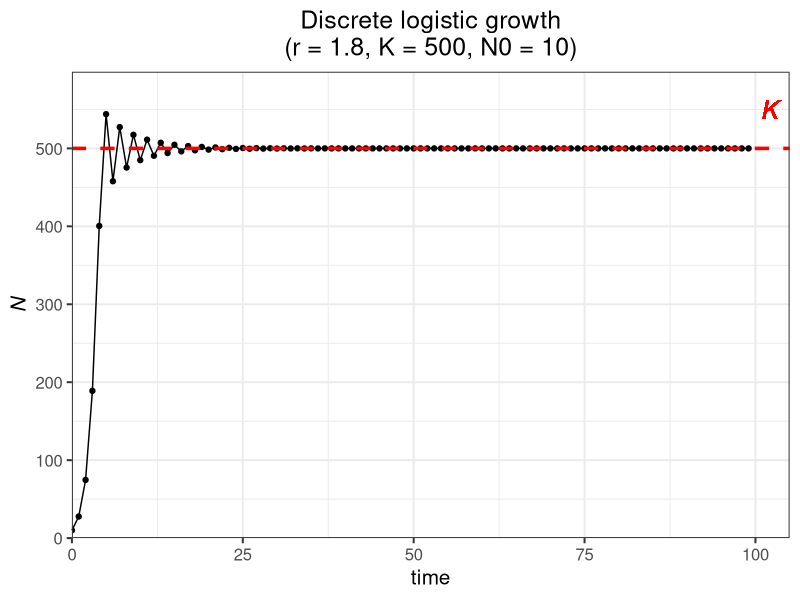
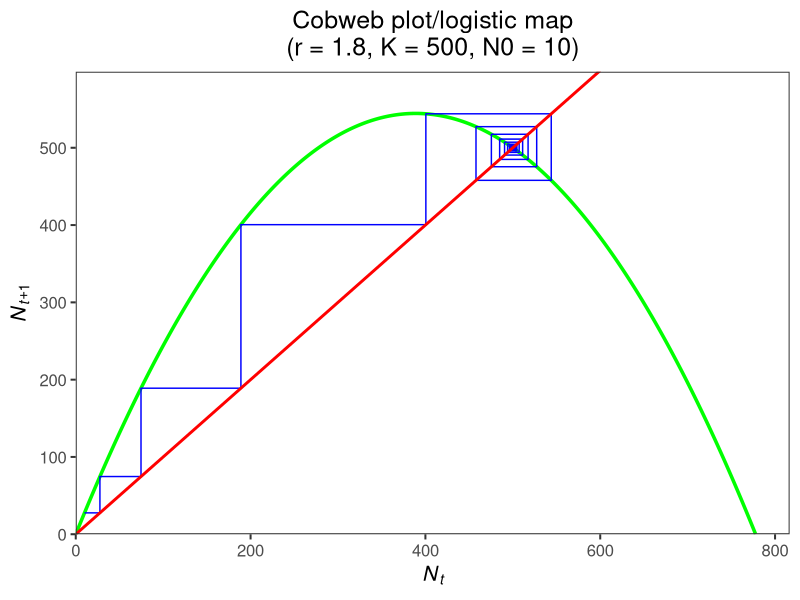

R code for these plots, in order:
## ---- chunk 1
knitr::opts_chunk$set(message = F, 
                      error = F, 
                      warning = F)

## ---- chunk 2
library(tidyverse)

### (1) Set the parameters
r <- 1.8
K <- 500
N0 <- 10
time <- 100

### (2) Define the discrete logistic growth equation
log_fun <- function(r, N, K){N + r*N*(1-N/K)}  

### (3) Use for loop to iterate over the time sequence
pop_size <- numeric(time)
pop_size[1] <- N0

for (i in 2:time) {pop_size[i] <- log_fun(r = r, N = pop_size[i - 1], K = K)}

pop_data <- pop_size %>% 
  as.data.frame() %>% 
  rename(., pop_size = `.`) %>%
  mutate(time = 0:(time-1)) %>%
  relocate(time)

head(pop_data)
## ---- chunk 3
### Population trajectory
ggplot(pop_data, aes(x = time, y = pop_size)) + 
  geom_point() + 
  geom_line() +
  geom_hline(yintercept = K, color = "red", size = 1.2, linetype = "dashed") + 
  geom_text(x = time*1.02, y = K+50, label = "italic(K)", color = "red", size = 6.5, parse = T) +
  labs(y = expression(italic(N)), title = paste0("Discrete logistic growth", "\n", "(r = ", r, ", K = ", K, ", N0 = ", N0, ")")) + 
  scale_x_continuous(limits = c(0, time*1.05), expand = c(0, 0)) + 
  scale_y_continuous(limits = c(0, max(pop_size)*1.1), expand = c(0, 0)) + 
  theme_bw(base_size = 15) +
  theme(plot.title = element_text(hjust = 0.5))

### Cobweb plot/logistic map
cobweb_data <- data.frame(Nt = rep(pop_size[-time], each = 2)[-1], 
                          Nt1 = rep(pop_size[-1], each = 2)[-length(rep(pop_size[-1], each = 2))])

logistic_map <- data.frame(Nt = seq(0, (r+1)/r*K, by = 0.1)) %>%
  mutate(Nt1 = Nt + r*Nt*(1-Nt/K))

ggplot() + 
  geom_line(data = logistic_map, aes(x = Nt, y = Nt1), color = "green", size = 1.2) + 
  geom_path(data = cobweb_data, aes(x = Nt, y = Nt1), color = "blue", size = 0.5) + 
  geom_abline(slope = 1, intercept = 0, color = "red", size = 1) + 
  labs(x = expression(italic(N[t])),
       y = expression(italic(N[t+1])), 
       title = paste0("Cobweb plot/logistic map", "\n", "(r = ", r, ", K = ", K, ", N0 = ", N0, ")")) + 
  scale_x_continuous(limits = c(0, (r+1)/r*K*1.05), expand = c(0, 0)) + 
  scale_y_continuous(limits = c(0, max(pop_size)*1.1), expand = c(0, 0)) + 
  theme_bw(base_size = 15) +
  theme(plot.title = element_text(hjust = 0.5),
        panel.grid = element_blank())

## ---- chunk 4
knitr::include_app("https://genchanghsu0115.shinyapps.io/Discrete_logistic_mod_shinyapp/", height = "750px")
